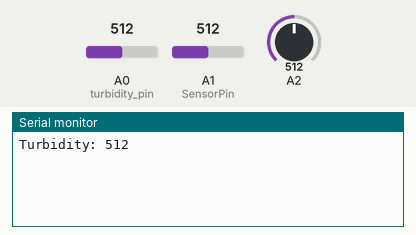
A sketch run on a simulated Arduino Uno, built with avr-gcc and run on an emulated ATmega328P. Shown: the last lines printed to the serial monitor. Inputs (shaded band) come from the test bench; at power-on: A0 (turbidity_pin) = 512, A1 (SensorPin) = 512, A2 = 512.

Above: at 3.2 s.
3.3 s: A0 (turbidity_pin) set to 716
At 5.3 s:
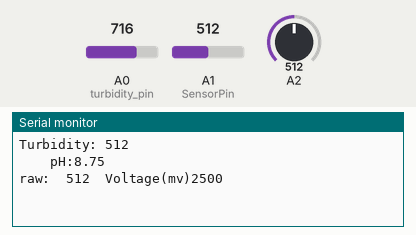
6.4 s: A1 (SensorPin) set to 716
At 7.4 s:
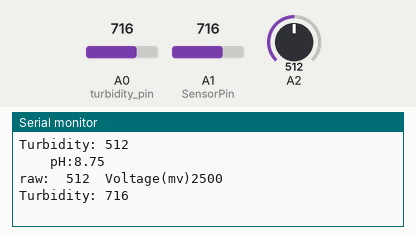
7.9 s: A2 set to 716
At 8.7 s:
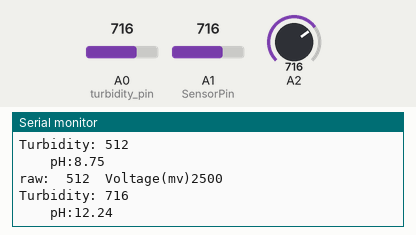
9.4 s: A0 (turbidity_pin) set to 900
At 10.4 s:
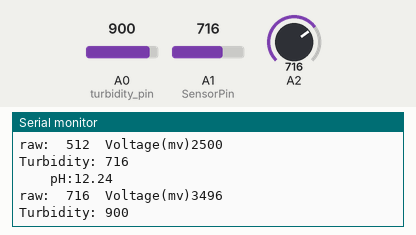
10.9 s: A1 (SensorPin) set to 900
At 12.3 s:
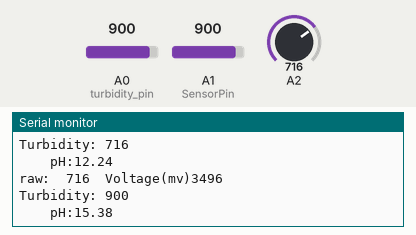
12.4 s: A2 set to 900
At 14.6 s:
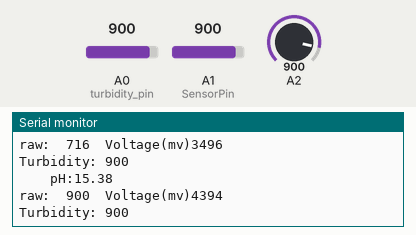
Timing chart, 0 to 14.9 s (numbered marks = the images above; inputs shaded):
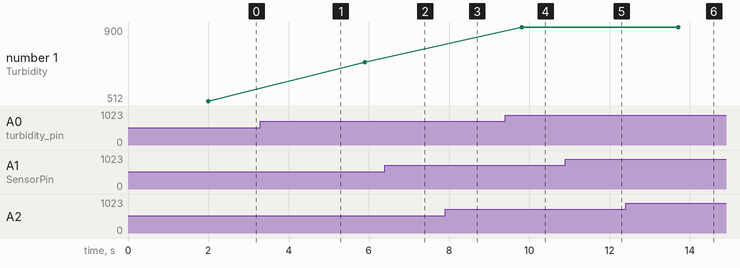

Measured:
- after the input at 9.4 s, the serial monitor: prints a new line after 0.41 s (image 4)
- after the input at 10.9 s, the serial monitor: prints a new line after 1.0 s (image 5)
- after the input at 12.4 s, the serial monitor: prints a new line after 0.31 s (image 6)
- plotted number 1: 512 → 716 after the input at 3.3 s, 716 → 900 after the input at 9.4 s

The sketch:

test1.ino
```cpp
#define SensorPin A1          // the pH meter Analog output is connected with the Arduino’s Analog
unsigned long int avgValue;  //Store the average value of the sensor feedback
float b;
int buf[10],temp;
#define turbidity_pin A0
int read_ADC;
int ntu;

#define VREF    5000//VREF(mv)
#define ADC_RES 1024//ADC Resolution

uint32_t raw;
void setup(){// put your setup code here, to run once
Serial.begin(115200);
pinMode(turbidity_pin, INPUT);
delay(2000);
}

void loop(){
  /////Turbidity Sensor
read_ADC = analogRead(turbidity_pin);
//if(read_ADC>208)read_ADC=208;

//ntu = map(read_ADC, 0, 208, 300, 0);
Serial.print("Turbidity: ");
Serial.println(read_ADC);

//Serial.println(ntu);

//
//if(ntu<10)            Serial.print("Water Very Clean");
//if(ntu>=10 && ntu<30) Serial.print("Water Norm Clean");
//if(ntu>=30)           Serial.print("Water Very Dirty");

delay(2000);


//////////////////pH VALUES CODE
for(int i=0;i<10;i++)       //Get 10 sample value from the sensor for smooth the value
  {
    buf[i]=analogRead(SensorPin);
    delay(10);
  }
  for(int i=0;i<9;i++)        //sort the analog from small to large
  {
    for(int j=i+1;j<10;j++)
    {
      if(buf[i]>buf[j])
      {
        temp=buf[i];
        buf[i]=buf[j];
        buf[j]=temp;
      }
    }
  }
  avgValue=0;
  for(int i=2;i<8;i++)                      //take the average value of 6 center sample
    avgValue+=buf[i];
  float phValue=(float)avgValue*5.0/1024/6; //convert the analog into millivolt
  phValue=3.5*phValue;                      //convert the millivolt into pH value
  Serial.print("    pH:");
  Serial.print(phValue,2);
  Serial.println(" ");
  digitalWrite(13, HIGH);
  delay(800);
  digitalWrite(13, LOW);

 /////////////////////Dissolven oxygen
    raw=analogRead(A2);
    Serial.println("raw:\t"+String(raw)+"\tVoltage(mv)"+String(raw*VREF/ADC_RES));
    delay(1000);
}
```
